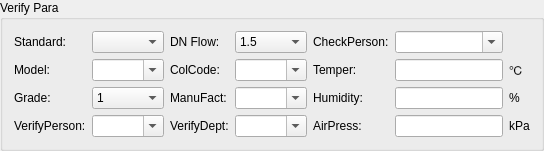
    <widget class="QGroupBox" name="gBox_Head">
     <property name="title">
      <string>Verify Para</string>
     </property>
     <layout class="QGridLayout" name="gridLayout_16">
      <item row="0" column="0">
       <layout class="QGridLayout" name="gridLayout_3">
        <item row="0" column="0">
         <widget class="QLabel" name="label_3">
          <property name="sizePolicy">
           <sizepolicy hsizetype="Fixed" vsizetype="Preferred">
            <horstretch>0</horstretch>
            <verstretch>0</verstretch>
           </sizepolicy>
          </property>
          <property name="text">
           <string>Standard:</string>
          </property>
         </widget>
        </item>
        <item row="0" column="1">
         <widget class="QComboBox" name="cmbStandard">
          <property name="editable">
           <bool>false</bool>
          </property>
         </widget>
        </item>
        <item row="1" column="0">
         <widget class="QLabel" name="label_4">
          <property name="sizePolicy">
           <sizepolicy hsizetype="Fixed" vsizetype="Preferred">
            <horstretch>0</horstretch>
            <verstretch>0</verstretch>
           </sizepolicy>
          </property>
          <property name="text">
           <string>Model:</string>
          </property>
         </widget>
        </item>
        <item row="1" column="1">
         <widget class="QComboBox" name="cmbModel">
          <property name="editable">
           <bool>true</bool>
          </property>
         </widget>
        </item>
        <item row="2" column="0">
         <widget class="QLabel" name="label_7">
          <property name="sizePolicy">
           <sizepolicy hsizetype="Fixed" vsizetype="Preferred">
            <horstretch>0</horstretch>
            <verstretch>0</verstretch>
           </sizepolicy>
          </property>
          <property name="text">
           <string>Grade:</string>
          </property>
         </widget>
        </item>
        <item row="2" column="1">
         <widget class="QComboBox" name="cmbGrade">
          <item>
           <property name="text">
            <string>1</string>
           </property>
          </item>
          <item>
           <property name="text">
            <string>2</string>
           </property>
          </item>
          <item>
           <property name="text">
            <string>3</string>
           </property>
          </item>
         </widget>
        </item>
        <item row="3" column="0">
         <widget class="QLabel" name="label_8">
          <property name="sizePolicy">
           <sizepolicy hsizetype="Fixed" vsizetype="Preferred">
            <horstretch>0</horstretch>
            <verstretch>0</verstretch>
           </sizepolicy>
          </property>
          <property name="text">
           <string>VerifyPerson:</string>
          </property>
         </widget>
        </item>
        <item row="3" column="1">
         <widget class="QComboBox" name="cmbVerifyPerson">
          <property name="editable">
           <bool>true</bool>
          </property>
         </widget>
        </item>
       </layout>
      </item>
      <item row="0" column="1">
       <layout class="QGridLayout" name="gridLayout_4">
        <item row="0" column="0">
         <widget class="QLabel" name="label_5">
          <property name="sizePolicy">
           <sizepolicy hsizetype="Fixed" vsizetype="Preferred">
            <horstretch>0</horstretch>
            <verstretch>0</verstretch>
           </sizepolicy>
          </property>
          <property name="text">
           <string>DN Flow:</string>
          </property>
         </widget>
        </item>
        <item row="0" column="1">
         <widget class="QComboBox" name="cmbFlow">
          <item>
           <property name="text">
            <string>1.5</string>
           </property>
          </item>
          <item>
           <property name="text">
            <string>2.5</string>
           </property>
          </item>
          <item>
           <property name="text">
            <string>3.5</string>
           </property>
          </item>
         </widget>
        </item>
        <item row="1" column="0">
         <widget class="QLabel" name="label_6">
          <property name="sizePolicy">
           <sizepolicy hsizetype="Fixed" vsizetype="Preferred">
            <horstretch>0</horstretch>
            <verstretch>0</verstretch>
           </sizepolicy>
          </property>
          <property name="text">
           <string>ColCode:</string>
          </property>
         </widget>
        </item>
        <item row="1" column="1">
         <widget class="QComboBox" name="cmbPickCode">
          <property name="editable">
           <bool>true</bool>
          </property>
         </widget>
        </item>
        <item row="2" column="0">
         <widget class="QLabel" name="label_9">
          <property name="sizePolicy">
           <sizepolicy hsizetype="Fixed" vsizetype="Preferred">
            <horstretch>0</horstretch>
            <verstretch>0</verstretch>
           </sizepolicy>
          </property>
          <property name="text">
           <string>ManuFact:</string>
          </property>
         </widget>
        </item>
        <item row="2" column="1">
         <widget class="QComboBox" name="cmbManufacture">
          <property name="editable">
           <bool>true</bool>
          </property>
         </widget>
        </item>
        <item row="3" column="0">
         <widget class="QLabel" name="label_10">
          <property name="sizePolicy">
           <sizepolicy hsizetype="Fixed" vsizetype="Preferred">
            <horstretch>0</horstretch>
            <verstretch>0</verstretch>
           </sizepolicy>
          </property>
          <property name="text">
           <string>VerifyDept:</string>
          </property>
         </widget>
        </item>
        <item row="3" column="1">
         <widget class="QComboBox" name="cmbVerifyCompany">
          <property name="editable">
           <bool>true</bool>
          </property>
         </widget>
        </item>
       </layout>
      </item>
      <item row="0" column="2">
       <layout class="QGridLayout" name="gridLayout_5">
        <item row="0" column="0">
         <widget class="QLabel" name="label_22">
          <property name="text">
           <string>CheckPerson:</string>
          </property>
         </widget>
        </item>
        <item row="1" column="0">
         <widget class="QLabel" name="label_23">
          <property name="text">
           <string>Temper:</string>
          </property>
         </widget>
        </item>
        <item row="1" column="1">
         <widget class="QLineEdit" name="lnEditVersion_2">
          <property name="sizePolicy">
           <sizepolicy hsizetype="Preferred" vsizetype="Fixed">
            <horstretch>0</horstretch>
            <verstretch>0</verstretch>
           </sizepolicy>
          </property>
         </widget>
        </item>
        <item row="1" column="2">
         <widget class="QLabel" name="label_26">
          <property name="text">
           <string>℃</string>
          </property>
         </widget>
        </item>
        <item row="2" column="0">
         <widget class="QLabel" name="label_24">
          <property name="text">
           <string>Humidity:</string>
          </property>
         </widget>
        </item>
        <item row="2" column="1">
         <widget class="QLineEdit" name="lnEditVersion_3">
          <property name="sizePolicy">
           <sizepolicy hsizetype="Preferred" vsizetype="Fixed">
            <horstretch>0</horstretch>
            <verstretch>0</verstretch>
           </sizepolicy>
          </property>
         </widget>
        </item>
        <item row="2" column="2">
         <widget class="QLabel" name="label_27">
          <property name="text">
           <string>%</string>
          </property>
         </widget>
        </item>
        <item row="3" column="0">
         <widget class="QLabel" name="label_25">
          <property name="text">
           <string>AirPress:</string>
          </property>
         </widget>
        </item>
        <item row="3" column="1">
         <widget class="QLineEdit" name="lnEditVersion_4">
          <property name="sizePolicy">
           <sizepolicy hsizetype="Preferred" vsizetype="Fixed">
            <horstretch>0</horstretch>
            <verstretch>0</verstretch>
           </sizepolicy>
          </property>
         </widget>
        </item>
        <item row="3" column="2">
         <widget class="QLabel" name="label_28">
          <property name="text">
           <string>kPa</string>
          </property>
         </widget>
        </item>
        <item row="0" column="1">
         <widget class="QComboBox" name="cmbChkPerson">
          <property name="editable">
           <bool>true</bool>
          </property>
         </widget>
        </item>
       </layout>
      </item>
     </layout>
    </widget>
